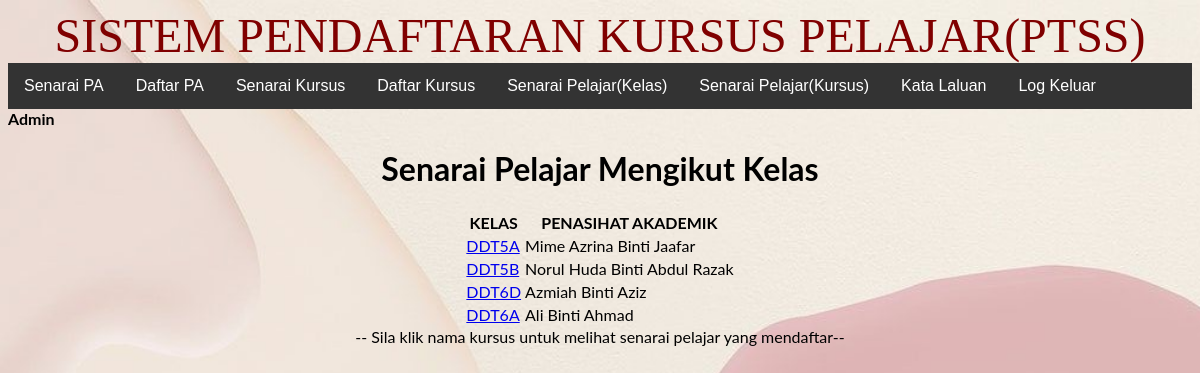
Page /pendaftaran/admin/index.php?daftar=pelajar (signed in) on the committed database.
### tables this page shows
CREATE TABLE `pensyarah` (
  `idpensyarah` int(11) NOT NULL,
  `namapensyarah` varchar(250) NOT NULL,
  `jabatan` varchar(250) NOT NULL,
  `kelas` varchar(50) NOT NULL,
  `username` varchar(250) NOT NULL,
  `password` varchar(250) NOT NULL
);

### pendaftaran/admin/pelajar.php (the view, shortened to what this page needs)
<h1>Senarai Pelajar Mengikut Kelas</h1>
<table border="0">
    <tr>
        <th>KELAS</th>
        <th>PENASIHAT AKADEMIK</th>
    </tr>
    <?php
    $sql = "SELECT * FROM pensyarah ORDER BY idpensyarah";
    $result = $conn->query($sql);
    while ($row = $result->fetch_object()) {
        ?>
        <tr>
            <td><a href="index.php?daftar=senaraipelajar1&idpensyarah=<?php echo $row->idpensyarah; ?>"><?php echo $row->kelas; ?></a></td>
            <td><?php echo $row->namapensyarah; ?></td>
        </tr>
        <?php
    }
    ?>
</table>
-- Sila klik nama kursus untuk melihat senarai pelajar yang mendaftar--

### pendaftaran/register.css (style rules this page uses)
body { font-family: 'Lato', sans-serif; background-image: url('color.jpg'); background-repeat: no-repeat; background-attachment: fixed; background-size: cover; }

### rows in the picture
pensyarah: kelas "DDT5A", namapensyarah "Mime Azrina Binti Jaafar"
pensyarah: kelas "DDT5B", namapensyarah "Norul Huda Binti Abdul Razak"
pensyarah: kelas "DDT6D", namapensyarah "Azmiah Binti Aziz"
pensyarah: kelas "DDT6A", namapensyarah "Ali Binti Ahmad"
